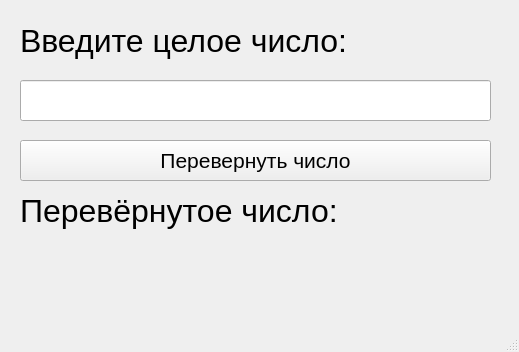
<?xml version="1.0" encoding="UTF-8"?>
<ui version="4.0">
 <class>MainWindow</class>
 <widget class="QMainWindow" name="MainWindow">
  <property name="geometry">
   <rect>
    <x>0</x>
    <y>0</y>
    <width>519</width>
    <height>352</height>
   </rect>
  </property>
  <property name="windowTitle">
   <string>MainWindow</string>
  </property>
  <widget class="QWidget" name="centralwidget">
   <widget class="QLabel" name="label">
    <property name="geometry">
     <rect>
      <x>20</x>
      <y>20</y>
      <width>341</width>
      <height>41</height>
     </rect>
    </property>
    <property name="font">
     <font>
      <pointsize>24</pointsize>
     </font>
    </property>
    <property name="text">
     <string>Введите целое число:</string>
    </property>
   </widget>
   <widget class="QLineEdit" name="lineEdit">
    <property name="geometry">
     <rect>
      <x>20</x>
      <y>80</y>
      <width>471</width>
      <height>41</height>
     </rect>
    </property>
    <property name="font">
     <font>
      <pointsize>16</pointsize>
     </font>
    </property>
   </widget>
   <widget class="QLabel" name="label_2">
    <property name="geometry">
     <rect>
      <x>20</x>
      <y>190</y>
      <width>371</width>
      <height>41</height>
     </rect>
    </property>
    <property name="font">
     <font>
      <pointsize>24</pointsize>
     </font>
    </property>
    <property name="text">
     <string>Перевёрнутое число:</string>
    </property>
   </widget>
   <widget class="QPushButton" name="pushButton">
    <property name="geometry">
     <rect>
      <x>20</x>
      <y>140</y>
      <width>471</width>
      <height>41</height>
     </rect>
    </property>
    <property name="font">
     <font>
      <pointsize>16</pointsize>
     </font>
    </property>
    <property name="text">
     <string>Перевернуть число</string>
    </property>
   </widget>
   <widget class="QLabel" name="number">
    <property name="geometry">
     <rect>
      <x>20</x>
      <y>240</y>
      <width>471</width>
      <height>41</height>
     </rect>
    </property>
    <property name="font">
     <font>
      <pointsize>24</pointsize>
     </font>
    </property>
    <property name="text">
     <string/>
    </property>
   </widget>
  </widget>
  <widget class="QMenuBar" name="menubar">
   <property name="geometry">
    <rect>
     <x>0</x>
     <y>0</y>
     <width>519</width>
     <height>22</height>
    </rect>
   </property>
  </widget>
  <widget class="QStatusBar" name="statusbar"/>
 </widget>
 <resources/>
 <connections/>
</ui>
